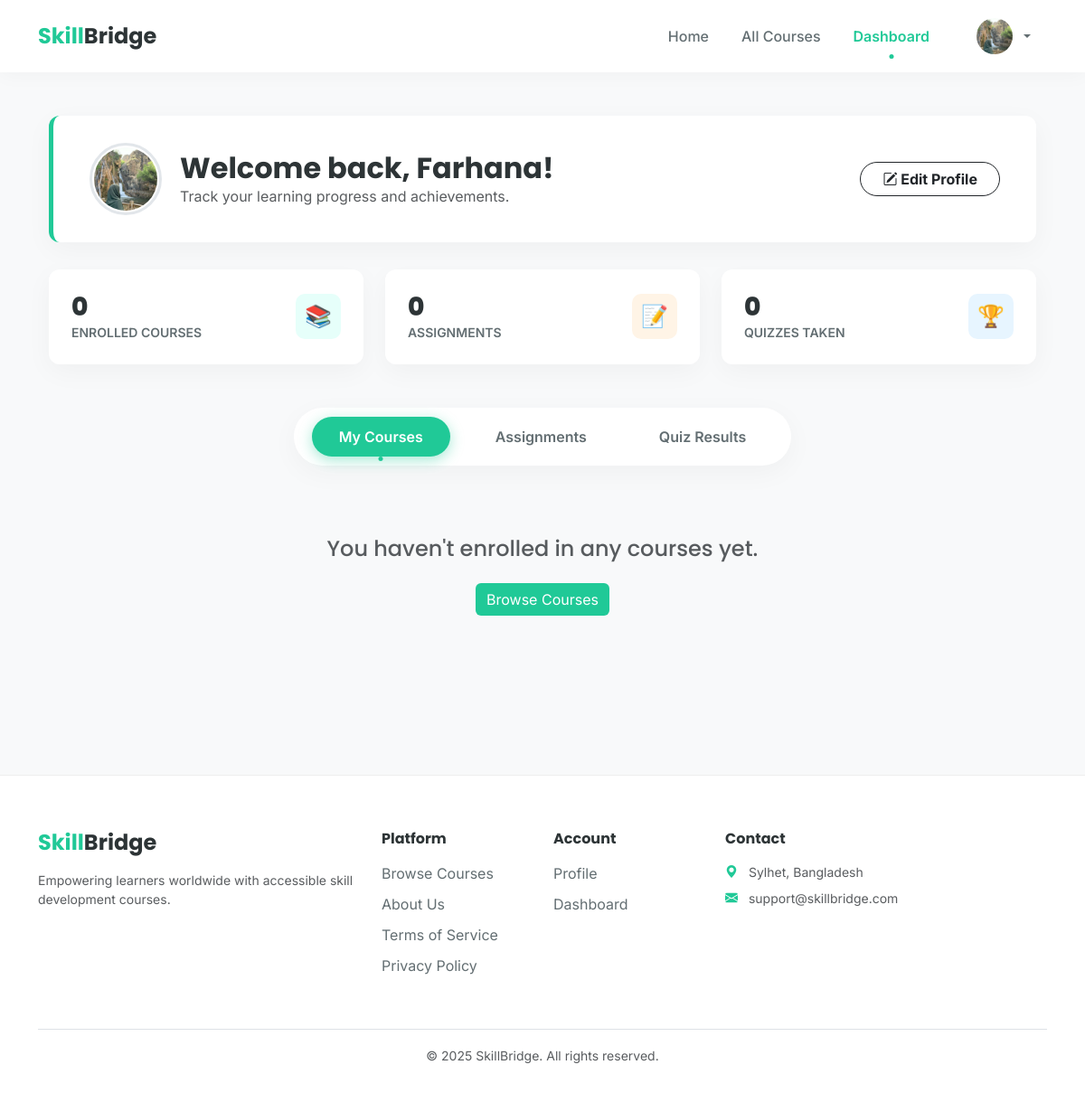
The page /dashboard/ (signed in) on the database its author committed.
### core/models.py (models this page shows, shortened)
class User(AbstractUser):
    ROLE_CHOICES = (
        ('student', 'Student'),
        ('mentor', 'Mentor'),
        ('admin', 'Admin'),
    )
    DEPT_CHOICES = (
        ('CSE', 'Computer Science & Engineering'),
        ('SWE', 'Software Engineering'),
        ('EEE', 'Electrical & Electronic Engineering'),
        ('BBA', 'Business Administration'),
        ('OTHER', 'Other'),
    )
    GENDER_CHOICES = (
        ('M', 'Male'),
        ('F', 'Female'),
        ('O', 'Other'),
    )
    TRACK_CHOICES = (
        ('web', 'Web Development'),
        ('data', 'Data Science'),
        ('network', 'Networking'),
        ('app', 'App Development'),
    )
    role = models.CharField(max_length=10, choices=ROLE_CHOICES, default='student')
    phone_number = models.CharField(max_length=15, blank=True, null=True)
    dob = models.DateField(null=True, blank=True, help_text="Date of Birth")
    gender = models.CharField(max_length=1, choices=GENDER_CHOICES, blank=True, null=True)
    address = models.TextField(blank=True, null=True)
    profile_photo = models.ImageField(upload_to='profile_photos/', blank=True, null=True)
    student_id = models.CharField(max_length=20, blank=True, null=True)
    department = models.CharField(max_length=10, choices=DEPT_CHOICES, blank=True, null=True)
    semester = models.CharField(max_length=20, blank=True, null=True)
    preferred_track = models.CharField(max_length=20, choices=TRACK_CHOICES, blank=True, null=True)
    learning_goal = models.CharField(max_length=255, blank=True, null=True)

### core/views.py (the view)
# urls.py: path('dashboard/', views.student_dashboard, name='student_dashboard'),
@login_required
def student_dashboard(request):
    enrollments = Enrollment.objects.filter(student=request.user)
    submissions = Submission.objects.filter(student=request.user).order_by('-submitted_at')
    quiz_results = QuizResult.objects.filter(student=request.user).order_by('-attempted_at')
    context = {
        'enrollments': enrollments,
        'submissions': submissions,
        'quiz_results': quiz_results
    }
    return render(request, 'student_dashboard.html', context)

### core/templates/student_dashboard.html (shortened to what this page needs)
{% extends 'base.html' %}
{% block content %}
<div class="container py-5">
    <div class="dashboard-header">
        <div class="user-info">
            {% if user.profile_photo %}
                <img src="{{ user.profile_photo.url }}" class="profile-avatar" alt="Profile">
            {% else %}
                <div class="avatar-placeholder">
                    {{ user.first_name|first }}
                </div>
            {% endif %}
            <div>
                <h2 class="fw-bold mb-0">Welcome back, {{ user.first_name }}!</h2>
                <p class="text-muted mb-0">Track your learning progress and achievements.</p>
            </div>
        </div>
        <div>
            <a href="{% url 'student_profile' %}" class="btn btn-outline-dark rounded-pill px-4 fw-bold">
                <i class="bi bi-pencil-square"></i> Edit Profile
            </a>
        </div>
    </div>
    <div class="row g-4 mb-5">
        <div class="col-md-4">
            <div class="stat-card">
                <div class="stat-data">
                    <h3>{{ enrollments.count }}</h3>
                    <p>Enrolled Courses</p>
                </div>
                <div class="stat-icon icon-teal">📚</div>
            </div>
        </div>
        <div class="col-md-4">
            <div class="stat-card">
                <div class="stat-data">
                    <h3>{{ submissions.count }}</h3>
                    <p>Assignments</p>
                </div>
                <div class="stat-icon icon-orange">📝</div>
            </div>
        </div>
        <div class="col-md-4">
            <div class="stat-card">
                <div class="stat-data">
                    <h3>{{ quiz_results.count }}</h3>
                    <p>Quizzes Taken</p>
                </div>
                <div class="stat-icon icon-blue">🏆</div>
            </div>
        </div>
    </div>
    <div class="d-flex justify-content-center">
        <div class="nav nav-pills custom-nav-pills" id="pills-tab" role="tablist">
            <button class="nav-link active" id="pills-courses-tab" data-bs-toggle="pill" data-bs-target="#pills-courses">My Courses</button>
            <button class="nav-link" id="pills-assignments-tab" data-bs-toggle="pill" data-bs-target="#pills-assignments">Assignments</button>
            <button class="nav-link" id="pills-quizzes-tab" data-bs-toggle="pill" data-bs-target="#pills-quizzes">Quiz Results</button>
        </div>
    </div>
    <div class="tab-content" id="pills-tabContent">
        <div class="tab-pane fade show active" id="pills-courses">
            <div class="row g-4">
                {% for enrollment in enrollments %}
                <div class="col-lg-4 col-md-6">
                    <div class="course-card">
                        {% if enrollment.course.course_image %}
                            <img src="{{ enrollment.course.course_image.url }}" class="course-img" alt="{{ enrollment.course.title }}">
                        {% else %}
                            <div class="course-img-placeholder">
                                {{ enrollment.course.title|slice:":1" }}
                            </div>
                        {% endif %}
                        <div class="course-body">
                            <h5 class="fw-bold mb-2">{{ enrollment.course.title }}</h5>
                            <p class="text-muted small mb-4">By Mentor: {{ enrollment.course.mentor.username }}</p>
                            <div class="d-flex justify-content-between align-items-center mb-3">
                                <span class="badge bg-light text-dark border">In Progress</span>
                            </div>
                            <a href="{% url 'course_detail' enrollment.course.id %}" class="btn btn-continue">Continue Learning &rarr;</a>
                        </div>
                    </div>
                </div>
                {% empty %}
                <div class="col-12 text-center py-5">
                    <h4 class="text-muted">You haven't enrolled in any courses yet.</h4>
                    <a href="{% url 'course_list' %}" class="btn btn-primary mt-3" style="background: var(--brand-color); border: none;">Browse Courses</a>
                </div>
                {% endfor %}
            </div>
        </div>
    </div>
</div>
{% endblock %}

### core/templates/base.html (shortened to what this page needs)
<!DOCTYPE html>
<html lang="en">
<head>
    <link href="https://cdn.jsdelivr.net/npm/bootstrap@5.3.0/dist/css/bootstrap.min.css" rel="stylesheet">
    <link rel="stylesheet" href="https://cdn.jsdelivr.net/npm/bootstrap-icons@1.10.0/font/bootstrap-icons.css">
</head>
<body>
    <nav class="navbar navbar-expand-lg fixed-top">
        <div class="container">
            <a class="navbar-brand brand-font" href="{% url 'home' %}">
                <span class="text-brand">Skill</span>Bridge
            </a>
            <div class="collapse navbar-collapse" id="navbarNav">
                <ul class="navbar-nav ms-auto align-items-center">
                    <li class="nav-item"><a class="nav-link" href="{% url 'home' %}">Home</a></li>
                    <li class="nav-item"><a class="nav-link" href="{% url 'course_list' %}">All Courses</a></li>
                    {% if user.is_authenticated %}
                        <li class="nav-item"><a class="nav-link" href="{% url 'student_dashboard' %}">Dashboard</a></li>
                        <li class="nav-item dropdown ms-3">
                            <a class="nav-link dropdown-toggle d-flex align-items-center gap-2" href="#" role="button" data-bs-toggle="dropdown">
                                {% if user.profile_photo %}
                                    <img src="{{ user.profile_photo.url }}" style="width: 40px; height: 40px; border-radius: 50%; object-fit: cover;">
                                {% else %}
                                    <div style="width: 40px; height: 40px; background: var(--brand-color); color: white; border-radius: 50%; display: flex; align-items: center; justify-content: center; font-weight: bold;">
                                        {{ user.first_name|first|default:user.username|first|upper }}
                                    </div>
                                {% endif %}
                            </a>
                        </li>
                    {% else %}
                        <li class="nav-item ms-3"><a class="nav-link fw-bold text-dark" href="{% url 'student_login' %}">Log In</a></li>
                        <li class="nav-item ms-2"><a class="btn btn-brand" href="{% url 'student_register' %}">Sign Up Free</a></li>
                    {% endif %}
                </ul>
            </div>
        </div>
    </nav>
    <main class="container">
        {% block content %}{% endblock %}
    </main>
    <footer class="main-footer">
        <div class="container">
            <div class="row">
                <div class="col-lg-4 mb-4">
                    <h4 class="brand-font fw-bold"><span class="text-brand">Skill</span>Bridge</h4>
                    <p class="text-muted small mt-3">Empowering learners worldwide with accessible skill development courses.</p>
                </div>
                <div class="col-lg-2 col-6 mb-4">
                    <h6 class="fw-bold mb-3">Platform</h6>
                    <a href="{% url 'course_list' %}" class="footer-link">Browse Courses</a>
                    <a href="{% url 'about' %}" class="footer-link">About Us</a>
                    <a href="{% url 'terms' %}" class="footer-link">Terms of Service</a>
                    <a href="{% url 'privacy' %}" class="footer-link">Privacy Policy</a>
                </div>
                <div class="col-lg-2 col-6 mb-4">
                    <h6 class="fw-bold mb-3">Account</h6>
                    {% if user.is_authenticated %}
                        <a href="{% url 'student_profile' %}" class="footer-link">Profile</a>
                        <a href="{% url 'student_dashboard' %}" class="footer-link">Dashboard</a>
                    {% else %}
                        <a href="{% url 'student_login' %}" class="footer-link">Login</a>
                        <a href="{% url 'student_register' %}" class="footer-link">Register</a>
                    {% endif %}
                </div>
                <div class="col-lg-4 mb-4">
                    <h6 class="fw-bold mb-3">Contact</h6>
                    <p class="text-muted small mb-2"><i class="bi bi-geo-alt-fill text-brand me-2"></i> Sylhet, Bangladesh</p>
                    <p class="text-muted small mb-2"><i class="bi bi-envelope-fill text-brand me-2"></i> support@skillbridge.com</p>
                </div>
            </div>
            <div class="text-center mt-4 pt-3 border-top">
                <small class="text-muted">&copy; 2025 SkillBridge. All rights reserved.</small>
            </div>
        </div>
    </footer>
</body>
</html>

### core/templates/base.html (style rules this page uses)
:root { --brand-color: #20c997; --brand-dark: #17a589; --text-main: #2d3436; --text-muted: #636e72; --bg-body: #f8f9fa; --navbar-height: 80px; }
body { font-family: 'Inter', sans-serif; background-color: var(--bg-body); color: var(--text-main); padding-top: var(--navbar-height); opacity: 0; animation: fadeIn 0.5s ease-in-out forwards; }
h1, h2, h3, h4, h5, h6, .brand-font { font-family: 'Poppins', sans-serif; }
.navbar { background-color: rgba(255, 255, 255, 0.95); backdrop-filter: blur(10px); box-shadow: 0 4px 20px rgba(0,0,0,0.03); height: var(--navbar-height); }
.navbar-brand { font-weight: 700; font-size: 24px; color: var(--text-main) !important; }
.text-brand { color: var(--brand-color); }
.nav-link { font-weight: 500; color: var(--text-muted) !important; margin: 0 10px; transition: 0.3s; position: relative; }
.nav-link.active { color: var(--brand-color) !important; font-weight: 600; }
.nav-link.active::after { content: ''; position: absolute; bottom: -5px; left: 50%; transform: translateX(-50%); width: 5px; height: 5px; background-color: var(--brand-color); border-radius: 50%; }
.main-footer { background: white; padding: 60px 0 30px; margin-top: 80px; border-top: 1px solid #eee; }
.footer-link { color: var(--text-muted); text-decoration: none; display: block; margin-bottom: 10px; transition: 0.3s; }

### core/templates/student_dashboard.html (style rules this page uses)
:root { --brand-color: #20c997; --brand-hover: #17a589; --text-dark: #2d3436; --text-muted: #636e72; --card-bg: #ffffff; --body-bg: #f8f9fa; --soft-shadow: 0 8px 30px rgba(0,0,0,0.04); --border-radius: 12px; }
body { background-color: var(--body-bg); color: var(--text-dark); }
.dashboard-header { background: var(--card-bg); padding: 30px 40px; border-radius: var(--border-radius); box-shadow: var(--soft-shadow); display: flex; justify-content: space-between; align-items: center; margin-bottom: 30px; border-left: 5px solid var(--brand-color); }
.user-info { display: flex; align-items: center; gap: 20px; }
.profile-avatar { width: 80px; height: 80px; border-radius: 50%; object-fit: cover; border: 3px solid #e2e6ea; padding: 2px; }
.stat-card { background: var(--card-bg); border-radius: var(--border-radius); padding: 25px; border: none; box-shadow: var(--soft-shadow); transition: transform 0.3s ease; height: 100%; display: flex; align-items: center; justify-content: space-between; }
.stat-icon { width: 50px; height: 50px; border-radius: 10px; display: flex; align-items: center; justify-content: center; font-size: 24px; }
.icon-teal { background: #e6fffa; color: var(--brand-color); }
.icon-orange { background: #fff4e6; color: #fd7e14; }
.icon-blue { background: #e7f5ff; color: #228be6; }
.stat-data h3 { font-size: 28px; font-weight: 800; margin: 0; color: var(--text-dark); }
.stat-data p { margin: 0; color: var(--text-muted); font-size: 14px; font-weight: 600; text-transform: uppercase; }
.custom-nav-pills { background: var(--card-bg); padding: 10px; border-radius: 50px; display: inline-flex; box-shadow: var(--soft-shadow); margin-bottom: 30px; }
.custom-nav-pills .nav-link { color: var(--text-muted); font-weight: 600; border-radius: 40px; padding: 10px 30px; transition: all 0.3s ease; }
.custom-nav-pills .nav-link.active { background-color: var(--brand-color); color: white !important; box-shadow: 0 4px 15px rgba(32, 201, 151, 0.4); }

### rows shown on the page
User: profile_photo (picture), first_name "Farhana"

### other values the page prints
{{ enrollments.count }} "0"
{{ submissions.count }} "0"
{{ quiz_results.count }} "0"
